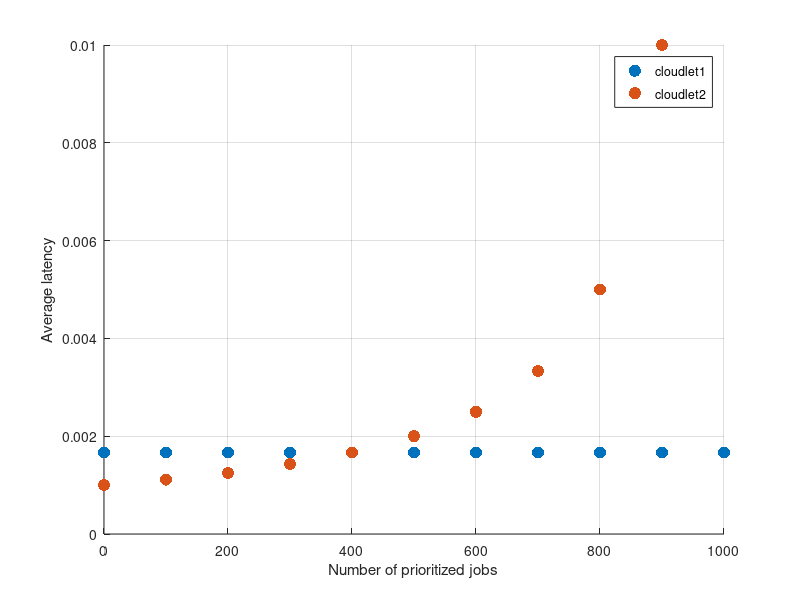

The MATLAB script that drew this image: (Note: this script raises an error after producing the figure.)
clc,clear;close all;

maxlambda = 11;
latency_nooffload_p = [];
latency_offload_p = [];
latency_mm1_1_p = [];
latency_mm1_2_p = [];

lambda = [400, 0];
lambda_p = [];
b = 1.0*10^-3;

lambda_offload1 = zeros(11);
lambda_nooffload1 = zeros(11);
lambda_offload2 = zeros(11);
lambda_nooffload2 = zeros(11);
lambda1 = zeros(11);
lambda2 = zeros(11);
rho1 = zeros(11);
rho2 = zeros(11);
E_nooffload1 = zeros(11);
E_nooffload2 = zeros(11);
E_offload1 = zeros(11);
E_offload2 = zeros(11);

utility1 = zeros(11);
utility2 = zeros(11);

E_mm1_1 = 0;
E_mm1_2 = 0;


varphi = linspace(0, 1, 11);
varphi_1 = 0;
varphi_2 = 0;

d_rq = 5*10^-3;

for n=1:maxlambda
    lambda(2) = 100*(n-1);
    lambda_p = [lambda_p lambda(2)];
    
    E_mm1_1 = 1/(1/b - lambda(1));
    E_mm1_2 = 1/(1/b - lambda(2));
    latency_nooffload_p = [latency_nooffload_p E_nooffload1];
    latency_mm1_1_p = [latency_mm1_1_p E_mm1_1];
    latency_mm1_2_p = [latency_mm1_2_p E_mm1_2];
end

lambda = [400, 400];
for i=1:11
    varphi_1 = varphi(i);
    for j=1:11
        varphi_2 = varphi(j);
        lambda_offload1(i,j) = varphi_1*lambda(1);
        lambda_nooffload1(i,j) = (1-varphi_1)*lambda(1);
        lambda_offload2(i,j) = varphi_2*lambda(2);
        lambda_nooffload2(i,j) = (1-varphi_2)*lambda(2);
        lambda1(i,j) = (1-varphi_1)*lambda(1) + varphi_2*lambda(2);
        lambda2(i,j) = varphi_1*lambda(1) + (1-varphi_2)*lambda(2);
        rho1(i,j) = (1-varphi_1)*lambda(1)*b + varphi_2*lambda(2)*b;
        rho2(i,j) = varphi_1*lambda(1)*b + (1-varphi_2)*lambda(2)*b;
        if rho1(i,j) >= 1 || rho2(i,j) >= 1
            lambda1(i,j) = 0;
            lambda2(i,j) = 0;
            lambda_offload1(i,j) = 0;lambda_nooffload1(i,j) = 0;
            lambda_offload2(i,j) = 0;lambda_nooffload2(i,j) = 0;
            utility1(i,j) = -1;
            utility2(i,j) = -1;
            continue;
        end
        if varphi_1 == 0
            E_offload1(i,j) = 0;
            E_nooffload2(i,j) = 1/(1/b - lambda2(i,j));
        else
            E_offload1(i,j) = (varphi_1*lambda(1)*b*b + (1-varphi_2)*lambda(2)*b*b)/((1-varphi_1*lambda(1)*b)) + b + 2.0*10^-3;
            E_nooffload2(i,j) = (varphi_1*lambda(1)*b*b + (1-varphi_2)*lambda(2)*b*b)/((1-varphi_1*lambda(1)*b)*(1-varphi_1*lambda(1)*b-(1-varphi_2)*lambda(2)*b)) + b;
        end
        if varphi_2 == 0
            E_offload2(i,j) = 0;
            E_nooffload1(i,j) = 1/(1/b - lambda1(i,j));
        else 
            E_offload2(i,j) = ((1-varphi_1)*lambda(1)*b*b + varphi_2*lambda(2)*b*b)/((1-varphi_2*lambda(2)*b)) + b + 2.0*10^-3;
            E_nooffload1(i,j) = ((1-varphi_1)*lambda(1)*b*b + varphi_2*lambda(2)*b*b)/((1-varphi_2*lambda(2)*b)*(1-varphi_2*lambda(2)*b-(1-varphi_1)*lambda(1)*b)) + b;
        end

        utility1(i,j) = (-lambda_offload1(i,j) + lambda_offload2(i,j) + 0.1*lambda1(i,j))*b + 100*(lambda_offload1(i,j)/lambda1(i,j)*(d_rq-E_offload1(i,j)) + lambda_nooffload1(i,j)/lambda1(i,j)*(d_rq-E_nooffload1(i,j)));
        utility2(i,j) = (-lambda_offload2(i,j) + lambda_offload1(i,j) + 0.1*lambda2(i,j))*b + 100*(lambda_offload2(i,j)/lambda2(i,j)*(d_rq-E_offload2(i,j)) + lambda_nooffload2(i,j)/lambda2(i,j)*(d_rq-E_nooffload2(i,j)));
    end
end

utility1_latency_offload = d_rq - E_offload1;
utility1_latency_nooffload = d_rq - E_nooffload1;
utility2_latency_offload = d_rq - E_offload2;
utility2_latency_nooffload = d_rq - E_nooffload2;




f1 = figure;
f2 = figure;
f3 = figure;
f4 = figure;
f5 = figure;

 figure(f1);
 hold on
 grid on
 scatter(lambda_p, latency_mm1_1_p(1:maxlambda),75, 'filled', 'blue');
 scatter(lambda_p, latency_mm1_2_p(1:maxlambda), 75, 'filled', 'red'); 
 ylim([0 inf]);
 xlabel('Number of prioritized jobs'); ylabel('Average latency');
 l1 = legend('cloudlet1', 'cloudlet2');
 l1.FontSize = 10;
 hold off

figure(f2);
hold on
grid on
for i=1:11
    scatter3(varphi(i), varphi, utility1_latency_offload(i,:), 100, 'filled','blue');
    scatter3(varphi(i), varphi, utility1_latency_nooffload(i,:), 100, 'filled', 'red');
end
zlim([-3*10^-3 inf]);
hold off
figure(f3);
hold on
grid on
for i=1:11
    scatter3(varphi(i), varphi, utility2_latency_offload(i,:), 100, 'filled','blue');
    scatter3(varphi(i), varphi, utility2_latency_nooffload(i,:), 100, 'filled', 'red');
end
zlim([-3*10^-3 inf]);
hold off
figure(f4);
hold on
grid on
for i=1:11
    scatter3(varphi(i), varphi, lambda1(i,:), 100, 'filled','blue');
    scatter3(varphi(i), varphi, lambda2(i,:), 100, 'filled', 'red');
end
hold off
figure(f5);
hold on
grid on
for i=1:11
    scatter3(varphi(i), varphi, utility1(i,:), 100, 'filled','blue');
    scatter3(varphi(i), varphi, utility2(i,:), 100, 'filled', 'red');
end
hold off